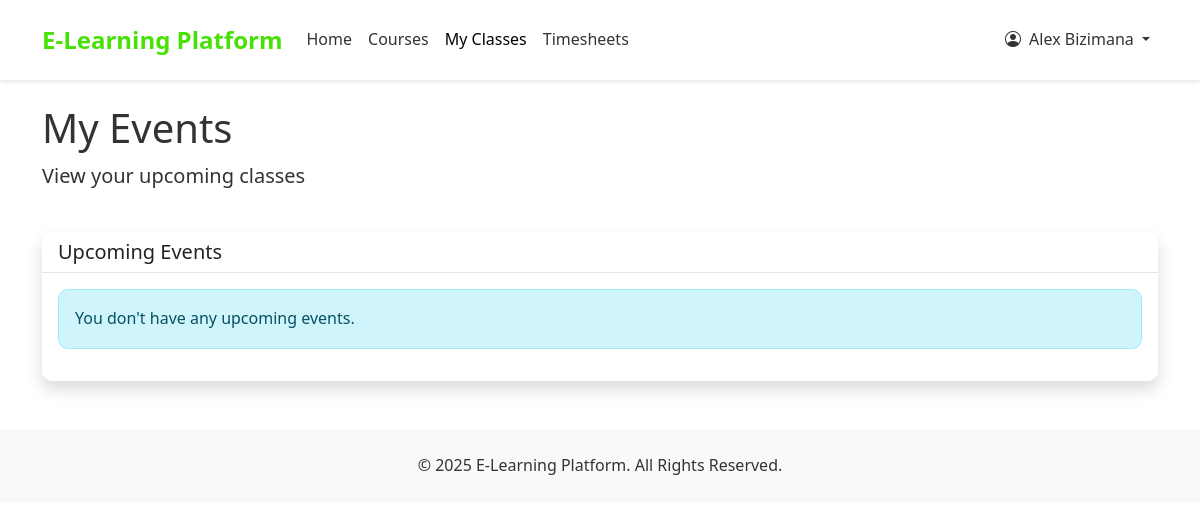
The page /events/events/ (signed in) on the database as committed earlier.
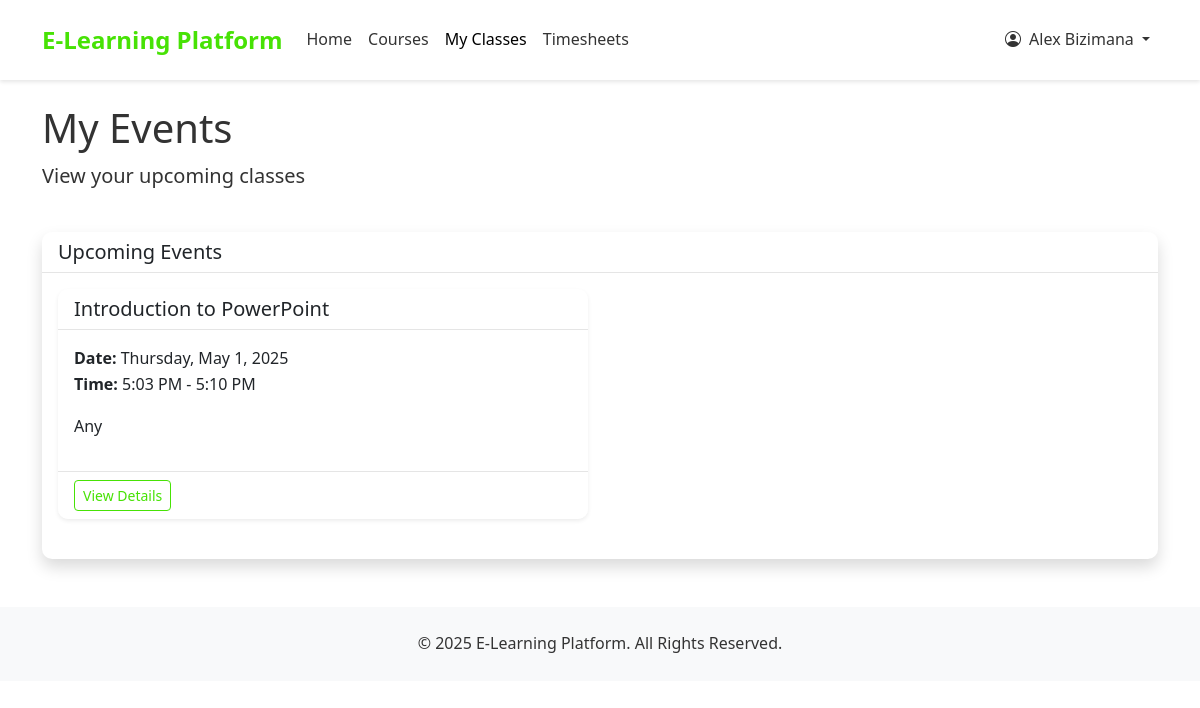
The same page on the database as committed later.
### events/models.py (models this page shows, shortened)
class Event(models.Model):
    title = models.CharField(max_length=255)
    description = models.TextField(blank=True, null=True)
    teacher = models.ForeignKey(
        User,
        on_delete=models.CASCADE,
        related_name='created_events',
        limit_choices_to={'user_type': 'teacher'}
    )
    students = models.ManyToManyField(
        User,
        related_name='enrolled_events',
        limit_choices_to={'user_type': 'student'}
    )
    start_datetime = models.DateTimeField()
    end_datetime = models.DateTimeField()
    meeting_link = models.URLField()
    additional_info = models.TextField(blank=True, null=True)
    created_at = models.DateTimeField(auto_now_add=True)
    updated_at = models.DateTimeField(auto_now=True)

### events/views.py (the view)
# urls.py: path('events/', views.view_events, name='view_events'),
@login_required
def view_events(request):
    today = timezone.now()
    if request.user.user_type == 'teacher':
        events = Event.objects.filter(teacher=request.user, end_datetime__gte=today).order_by('start_datetime')
    elif request.user.user_type == 'student':
        events = Event.objects.filter(students=request.user, end_datetime__gte=today).order_by('start_datetime')
    else:
        events = []
    return render(request, 'events/view_events.html', {
        'events': events
    })

### accounts/models.py (called while the page is built)
    def is_teacher(self):
        return self.user_type == 'teacher'

### templates/events/view_events.html (shortened to what this page needs)
{% extends 'base.html' %}
{% block content %}
<div class="row mb-4">
    <div class="col-md-8">
        <h1>My Events</h1>
        {% if user.is_teacher %}
            <p class="lead">Manage your scheduled classes</p>
        {% else %}
            <p class="lead">View your upcoming classes</p>
        {% endif %}
    </div>
</div>
<div class="row">
    <div class="col-md-12">
        <div class="card shadow">
            <div class="card-header bg-white">
                <h5 class="mb-0">Upcoming Events</h5>
            </div>
            <div class="card-body">
                {% if events %}
                    <div class="row">
                        {% for event in events %}
                            <div class="col-md-6 mb-4">
                                <div class="card h-100 shadow-sm">
                                    <div class="card-header bg-white">
                                        <h5 class="mb-0">{{ event.title }}</h5>
                                    </div>
                                    <div class="card-body">
                                        <p>
                                            <strong>Date:</strong> {{ event.start_datetime|date:"l, F j, Y" }}<br>
                                            <strong>Time:</strong> {{ event.start_datetime|time:"g:i A" }} - {{ event.end_datetime|time:"g:i A" }}
                                        </p>
                                        {% if event.description %}
                                            <p>{{ event.description|truncatewords:20 }}</p>
                                        {% endif %}
                                    </div>
                                    <div class="card-footer bg-white">
                                        <div class="d-flex justify-content-between align-items-center">
                                            <a href="{% url 'event_detail' event.id %}" class="btn btn-sm btn-outline-primary">View Details</a>
                                        </div>
                                    </div>
                                </div>
                            </div>
                        {% endfor %}
                    </div>
                {% else %}
                    <div class="alert alert-info">
                        <p class="mb-0">You don't have any upcoming events.</p>
                    </div>
                {% endif %}
            </div>
        </div>
    </div>
</div>
{% endblock %}

Rows that differ between the two databases and show on the page:
added Event: title "Introduction to PowerPoint", start_datetime "Thursday, May 1, 2025", start_datetime "5:03 PM", end_datetime "5:10 PM", description "Any"
Other text that changed with them:
text no longer shown: "You don't have any upcoming events."
